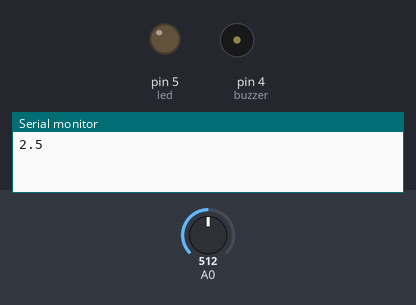
Bench run of a sketch on a simulated Arduino Uno, built with avr-gcc and run on an emulated ATmega328P. Parts: output pins drawn as LEDs (lit = HIGH), buzzer (waves = sounding, pin HIGH), the last lines printed to the serial monitor. Inputs (shaded band) come from the test bench; at power-on: A0 = 512.

Above: at 0.1 s.
At 1.1 s:
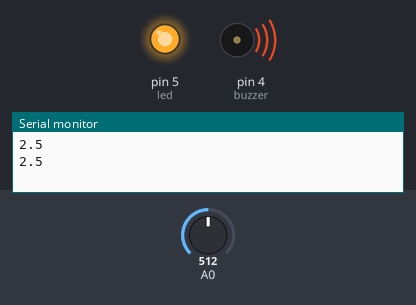
Timing chart, 0 to 2.6 s (numbered marks = the images above):
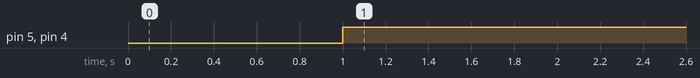

The sketch:

Sensor_08_GasSensor.ino
```cpp
//SK.Tanzir mehedi Shawon
//Department of ICT
//MBSTU
//Date-18-05-2018

int buzzer= 4;
int led = 5;

void setup() {
  Serial.begin(9600);
  pinMode (buzzer, OUTPUT);
  pinMode (led, OUTPUT);
  analogReference(DEFAULT);
}

void loop() {
  float vol1;
  int sensorValue1 = analogRead(A0);
  vol1=(float)sensorValue1/1024*5.0;
  Serial.println(vol1,1);
  delay (1000);
   if (vol1>=1.8)
   {
     digitalWrite(buzzer, HIGH);
     digitalWrite(led, HIGH);
   }
   else
   {
     digitalWrite(buzzer, LOW);
     digitalWrite(led, LOW);
   }
}
```

Measured:
- by itself, pin 5 (led), pin 4 (buzzer): LOW → HIGH at 1.0 s
